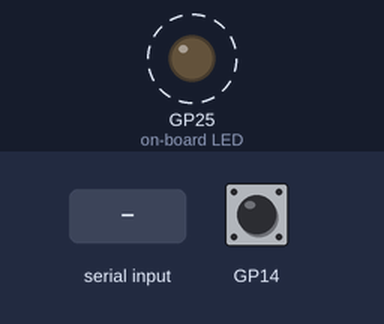
A program run on a simulated Raspberry Pi Pico running CircuitPython. Parts: output pins drawn as LEDs (lit = HIGH). Dashed ring = blinking. The inputs (shaded band) are chosen by the test bench; at power-on: GP14 HIGH. Files the program writes start out absent; files that are not in the repository are absent; what the program prints to the serial console is not drawn.

Above: at 1.2 s.
1.3 s: "blink_rate\n" received over the second serial link
4.3 s: "5\n" received over the second serial link
Timing chart, 0 to 13.3 s (numbered marks = the images above; inputs shaded):
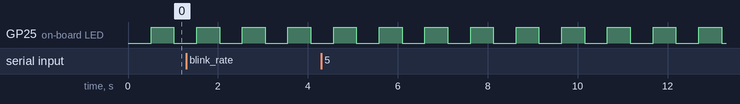

Measured:
- by itself, GP25 (on-board LED): alternates HIGH for 0.51 s and LOW for 0.51 s

The program:

code.py
```python
#!/usr/bin/env circuit-run
# code.py
# Main loop that listens for Web Serial configuration and manages LED blink rates.

#file: boot.py
#file: settings.html

import board
import digitalio
import json
import time
import usb_cdc

# Default settings
DEFAULT_SETTINGS: dict[str, any] = {
    "device_name": "Pico Configurable Device",
    "blink_rate": 0.5,
    "feature_enabled": True
}

# Pin Definitions
PIN_STORAGE_SWITCH: board.Pin = board.GP14
PIN_LED: board.Pin = board.LED

# Determine if the filesystem is read-only for CircuitPython
# boot.py configures storage.remount based on storage switch pin.
# We can read the same pin to know our write status:
# Switch High (value True) means boot.py remounted as read-write to Pico.
# Switch Low (value False) means it is read-only to Pico.
gp14_pin: digitalio.DigitalInOut = digitalio.DigitalInOut(PIN_STORAGE_SWITCH)
gp14_pin.direction = digitalio.Direction.INPUT
gp14_pin.pull = digitalio.Pull.UP
is_readonly: bool = not gp14_pin.value

# Initialize LED
led: digitalio.DigitalInOut = digitalio.DigitalInOut(PIN_LED)
led.direction = digitalio.Direction.OUTPUT

# Load settings from settings.json
settings: dict[str, any] = DEFAULT_SETTINGS.copy()

def load_settings() -> None:
    global settings
    try:
        with open("settings.json", "r") as f:
            data: dict[str, any] = json.load(f)
            # Update settings with loaded values
            for k in DEFAULT_SETTINGS:
                if k in data:
                    settings[k] = data[k]
    except (OSError, ValueError):
        # File doesn't exist or is invalid JSON
        if not is_readonly:
            save_settings(DEFAULT_SETTINGS)

def save_settings(new_settings: dict[str, any]) -> bool:
    global settings
    if is_readonly:
        return False
    try:
        with open("settings.json", "w") as f:
            json.dump(new_settings, f)
        settings = new_settings.copy()
        return True
    except OSError:
        return False

# Initial settings load
load_settings()

# Setup Serial Data Port
serial_port: usb_cdc.SerialPort = usb_cdc.data

# LED Blink state variables
last_blink_time: float = time.monotonic()
led_state: bool = False

print("Pico Web Serial Config POC Started.")

while True:
    # 1. Update LED blinking based on settings
    current_time: float = time.monotonic()
    blink_rate: float = float(settings.get("blink_rate", 0.5))
    feature_enabled: bool = bool(settings.get("feature_enabled", True))

    if feature_enabled and blink_rate > 0:
        if current_time - last_blink_time >= blink_rate:
            led_state = not led_state
            led.value = led_state
            last_blink_time = current_time
    else:
        led.value = False

    # 2. Process incoming Serial messages
    if serial_port and serial_port.connected:
        if serial_port.in_waiting > 0:
            try:
                line_bytes: bytes = serial_port.readline()
                line: str = line_bytes.decode("utf-8").strip()
                if not line:
                    continue

                request: dict[str, any] = json.loads(line)
                command: str = request.get("command", "")

                if command == "get_state":
                    response: dict[str, any] = {
                        "status": "ok",
                        "readonly": is_readonly,
                        "settings": settings
                    }
                    serial_port.write((json.dumps(response) + "\n").encode("utf-8"))

                elif command == "set_settings":
                    new_settings: dict[str, any] = request.get("settings", {})
                    # Clean and validate types
                    cleaned_settings: dict[str, any] = {}
                    cleaned_settings["device_name"] = str(new_settings.get("device_name", DEFAULT_SETTINGS["device_name"]))

                    try:
                        cleaned_settings["blink_rate"] = float(new_settings.get("blink_rate", DEFAULT_SETTINGS["blink_rate"]))
                    except ValueError:
                        cleaned_settings["blink_rate"] = DEFAULT_SETTINGS["blink_rate"]

                    cleaned_settings["feature_enabled"] = bool(new_settings.get("feature_enabled", DEFAULT_SETTINGS["feature_enabled"]))

                    success: bool = save_settings(cleaned_settings)
                    if success:
                        res: dict[str, any] = {
                            "status": "ok",
                            "message": "Settings saved successfully.",
                            "settings": settings
                        }
                    else:
                        res: dict[str, any] = {
                            "status": "error",
                            "message": "Failed to write: Filesystem is read-only. Connect GP14 to GND and reboot."
                        }
                    serial_port.write((json.dumps(res) + "\n").encode("utf-8"))
            except Exception as e:
                # Catch any json decoding or other unexpected errors to prevent main loop crash
                err_res: dict[str, any] = {
                    "status": "error",
                    "message": f"Server error: {str(e)}"
                }
                try:
                    serial_port.write((json.dumps(err_res) + "\n").encode("utf-8"))
                except Exception:
                    pass

    # Small sleep to yield CPU
    time.sleep(0.01)
```
